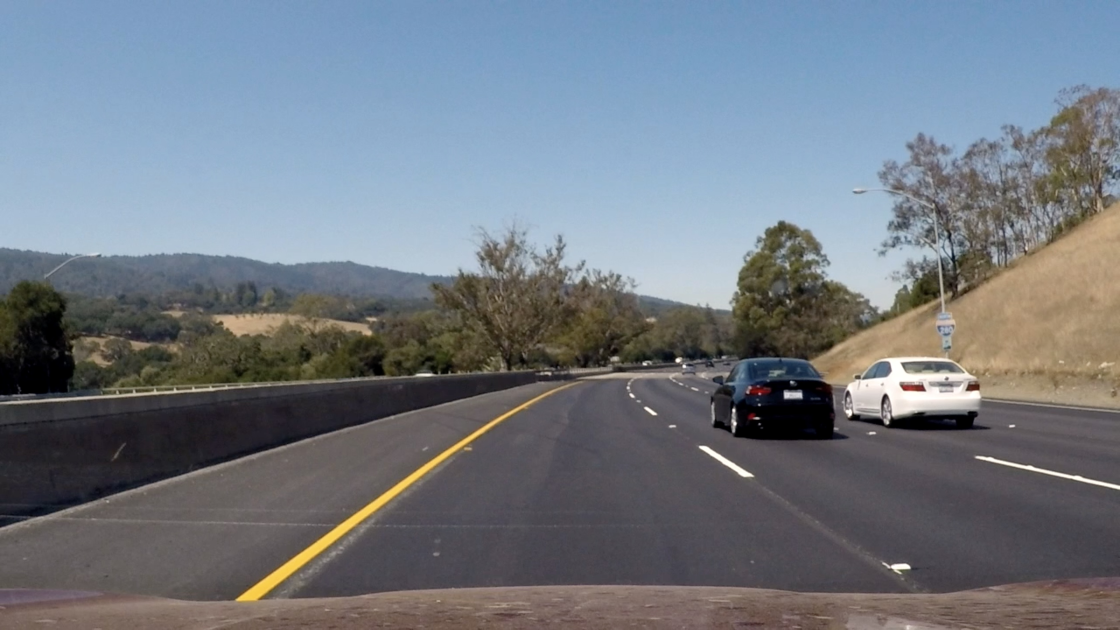
#> input picture test_images/challenge1.jpg, 3360 x 1888 px (shown at 1/3 size); its folder holds only this picture in this run
$ jupyter execute --allow-errors P1.ipynb   (shell and % lines are left out)
#> lines starting #> are read from the running program, lines starting #| are printed output that depends on the picture; after the words box and inside, x2 and y2 are one past the last pixel; in counts of white or black regions, pixels touching at a corner belong together
#> the sliders are set to img_n = 0
### helpers.py
import matplotlib.pyplot as plt
import matplotlib.image as mpimg
import numpy as np
import cv2
import math

def grayscale(img):
    """Applies the Grayscale transform
    This will return an image with only one color channel
    but NOTE: to see the returned image as grayscale
    (assuming your grayscaled image is called 'gray')
    you should call plt.imshow(gray, cmap='gray')"""
    return cv2.cvtColor(img, cv2.COLOR_RGB2GRAY)
    # Or use BGR2GRAY if you read an image with cv2.imread()
    # return cv2.cvtColor(img, cv2.COLOR_BGR2GRAY)

def canny(img, low_threshold, high_threshold):
    """Applies the Canny transform"""
    return cv2.Canny(img, low_threshold, high_threshold)

def gaussian_blur(img, kernel_size):
    """Applies a Gaussian Noise kernel"""
    return cv2.GaussianBlur(img, (kernel_size, kernel_size), 0)

def region_of_interest(img, vertices):
    """
    Applies an image mask.

    Only keeps the region of the image defined by the polygon
    formed from `vertices`. The rest of the image is set to black.
    `vertices` should be a numpy array of integer points.
    """
    #defining a blank mask to start with
    mask = np.zeros_like(img)

    #defining a 3 channel or 1 channel color to fill the mask with depending on the input image
    if len(img.shape) > 2:
        channel_count = img.shape[2]  # i.e. 3 or 4 depending on your image
        ignore_mask_color = (255,) * channel_count
    else:
        ignore_mask_color = 255

    #filling pixels inside the polygon defined by "vertices" with the fill color
    cv2.fillPoly(mask, vertices, ignore_mask_color)

    #returning the image only where mask pixels are nonzero
    masked_image = cv2.bitwise_and(img, mask)
    return masked_image


def draw_lines(img, lines, color=[255, 0, 0], thickness=2):
    """
    NOTE: this is the function you might want to use as a starting point once you want to
    average/extrapolate the line segments you detect to map out the full
    extent of the lane (going from the result shown in raw-lines-example.mp4
    to that shown in P1_example.mp4).

    Think about things like separating line segments by their
    slope ((y2-y1)/(x2-x1)) to decide which segments are part of the left
    line vs. the right line.  Then, you can average the position of each of
    the lines and extrapolate to the top and bottom of the lane.

    This function draws `lines` with `color` and `thickness`.
    Lines are drawn on the image inplace (mutates the image).
    If you want to make the lines semi-transparent, think about combining
    this function with the weighted_img() function below
    """
    for line in lines:
        for x1,y1,x2,y2 in line:
            cv2.line(img, (x1, y1), (x2, y2), color, thickness)


def hough_lines(img, rho, theta, threshold, min_line_len, max_line_gap):
    """
    `img` should be the output of a Canny transform.

    Returns an image with hough lines drawn.
    """
    lines = cv2.HoughLinesP(img, rho, theta, threshold, np.array([]), minLineLength=min_line_len, maxLineGap=max_line_gap)
    line_img = np.zeros((img.shape[0], img.shape[1], 3), dtype=np.uint8)
    draw_lines(line_img, lines)
    return line_img


# Python 3 has support for cool math symbols.

def weighted_img(img, initial_img, α=0.8, β=1., γ=0.):
    """
    `img` is the output of the hough_lines(), An image with lines drawn on it.
    Should be a blank image (all black) with lines drawn on it.

    `initial_img` should be the image before any processing.

    The result image is computed as follows:

    initial_img * α + img * β + γ
    NOTE: initial_img and img must be the same shape!
    """
    return cv2.addWeighted(initial_img, α, img, β, γ)

### P1.ipynb
# Self-Driving Car Engineer Nanodegree

## Project: **Finding Lane Lines on the Road**
***
In this project, you will use the tools you learned about in the lesson to identify lane lines on the road.  You can develop your pipeline on a series of individual images, and later apply the result to a video stream (really just a series of images). Check out the video clip "raw-lines-example.mp4" (also contained in this repository) to see what the output should look like after using the helper functions below.

Once you have a result that looks roughly like "raw-lines-example.mp4", you'll need to get creative and try to average and/or extrapolate the line segments you've detected to map out the full extent of the lane lines.  You can see an example of the result you're going for in the video "P1_example.mp4".  Ultimately, you would like to draw just one line for the left side of the lane, and one for the right.

In addition to implementing code, there is a brief writeup to complete. The writeup should be completed in a separate file, which can be either a markdown file or a pdf document. There is a [write up template](https://github.com/udacity/CarND-LaneLines-P1/blob/master/writeup_template.md) that can be used to guide the writing process. Completing both the code in the Ipython notebook and the writeup template will cover all of the [rubric points](https://review.udacity.com/#!/rubrics/322/view) for this project.

---
Let's have a look at our first image called 'test_images/solidWhiteRight.jpg'.  Run the 2 cells below (hit Shift-Enter or the "play" button above) to display the image.

**Note: If, at any point, you encounter frozen display windows or other confounding issues, you can always start again with a clean slate by going to the "Kernel" menu above and selecting "Restart & Clear Output".**

---

**The tools you have are color selection, region of interest selection, grayscaling, Gaussian smoothing, Canny Edge Detection and Hough Tranform line detection.  You  are also free to explore and try other techniques that were not presented in the lesson.  Your goal is piece together a pipeline to detect the line segments in the image, then average/extrapolate them and draw them onto the image for display (as below).  Once you have a working pipeline, try it out on the video stream below.**

---

<figure>

 <figcaption>
 <p></p>
 <p style="text-align: center;"> Your output should look something like this (above) after detecting line segments using the helper functions below </p>
 </figcaption>
</figure>
 <p></p>
<figure>

 <figcaption>
 <p></p>
 <p style="text-align: center;"> Your goal is to connect/average/extrapolate line segments to get output like this</p>
 </figcaption>
</figure>

**Run the cell below to import some packages.  If you get an `import error` for a package you've already installed, try changing your kernel (select the Kernel menu above --> Change Kernel).  Still have problems?  Try relaunching Jupyter Notebook from the terminal prompt.  Also, consult the forums for more troubleshooting tips.**

## Import Packages

[cell 1]
#importing some useful packages
import matplotlib.pyplot as plt
import matplotlib.image as mpimg
import numpy as np
import cv2
import math
from helpers import *

# Import jupyter widgets
from __future__ import print_function
from ipywidgets import interact, interactive, fixed, interact_manual
import ipywidgets as widgets

## Ideas for Lane Detection Pipeline

**Some OpenCV functions (beyond those introduced in the lesson) that might be useful for this project are:**

`cv2.inRange()` for color selection
`cv2.fillPoly()` for regions selection
`cv2.line()` to draw lines on an image given endpoints
`cv2.addWeighted()` to coadd / overlay two images
`cv2.cvtColor()` to grayscale or change color
`cv2.imwrite()` to output images to file
`cv2.bitwise_and()` to apply a mask to an image

**Check out the OpenCV documentation to learn about these and discover even more awesome functionality!**

## Test Images

Build your pipeline to work on the images in the directory "test_images"
**You should make sure your pipeline works well on these images before you try the videos.**

[cell 2]
import os
os.listdir("test_images/")

## Build a Lane Finding Pipeline

Build the pipeline and run your solution on all test_images. Make copies into the `test_images_output` directory, and you can use the images in your writeup report.

Try tuning the various parameters, especially the low and high Canny thresholds as well as the Hough lines parameters.

[cell 3]
# TODO: Build your pipeline that will draw lane lines on the test_images
# then save them to the test_images_output directory.

[cell 4]
# Function for image selection
def test_image(i):
#> called with i = 0
    return mpimg.imread('test_images/' + os.listdir("test_images/")[i])
#> returned value is the input picture: shape (1888, 3360, 3); mean R, G, B 114.3, 121.3, 130

[cell 5]
# Convert image to hsl space
def hls(image):
    return cv2.cvtColor(image, cv2.COLOR_RGB2HLS)

# Convert image to hsv space
def hsv(image):
    return cv2.cvtColor(image, cv2.COLOR_RGB2HSV)

[cell 6]
# Function for thresholding color in RGB space
def color_threshold(img, red, green, blue):
    color_select = np.copy(img)
    thresholds = (img[:,:,0] < red) | (img[:,:,1] < green) | (img[:,:,2] < blue)
    color_select[thresholds] = [0,0,0]
    return color_select

[cell 7]
# Binarize image
def binarize(img, threshold = 0):
    binary = np.copy(img)
    binary[binary > threshold] = 255
    return binary

#### Images in different color spaces

[cell 8]
@interact(img_n = (0, len(os.listdir("test_images/")) - 1, 1))
def colorspace_tune(img_n):
    img = test_image(img_n)

    f = plt.figure(figsize=(20, 4))
    sp = f.add_subplot(1, 3, 1)
    sp.imshow(hls(img))
    sp = f.add_subplot(1, 3, 2)
    sp.imshow(hsv(img))
    sp = f.add_subplot(1, 3, 3)
    sp.imshow(img)
#> the sliders are set to img_n = 0, h_low = 127, l_low = 127, s_low = 127, h_high = 127, l_high = 127, s_high = 127

Applying a mask on HLS space may be beneficial, since both the yellow and white lines are observed easily here.

#### Color selection (white): parameter tuning in HLS space

[cell 9]
@interact(img_n = (0, len(os.listdir("test_images/")) - 1, 1),
          h_low = (0, 255, 1),
          l_low = (0, 255, 1),
          s_low = (0, 255, 1),
          h_high = (0, 255, 1),
          l_high = (0, 255, 1),
          s_high = (0, 255, 1))
def hls_white_tune(img_n = 0, h_low = 0, l_low = 200, s_low = 0, h_high = 255, l_high = 255, s_high = 255):
#> called with img_n = 0, h_low = 127, l_low = 127, s_low = 127, h_high = 127, l_high = 127, s_high = 127
    img = test_image(img_n)

    converted = hls(img)
    lower = np.uint8([h_low, l_low, s_low])
    upper = np.uint8([h_high, l_high, s_high])
    mask = cv2.inRange(converted, lower, upper)

    plt.imshow(cv2.bitwise_and(img, img, mask = mask))
#> the sliders are set to img_n = 0, h_low = 127, l_low = 127, s_low = 127, h_high = 127, l_high = 127, s_high = 127

#### Color selection (yellow): parameter tuning in HLS space

[cell 10]
@interact(img_n = (0, len(os.listdir("test_images/")) - 1, 1),
          h_low = (0, 255, 1),
          l_low = (0, 255, 1),
          s_low = (0, 255, 1),
          h_high = (0, 255, 1),
          l_high = (0, 255, 1),
          s_high = (0, 255, 1))
def hls_yellow_tune(img_n = 0, h_low = 15, l_low = 0, s_low = 100, h_high = 35, l_high = 200, s_high = 255):
    img = test_image(img_n)
#> the sliders are set to img_n = 0, red = 127, green = 127, blue = 127

    converted = hls(img)
    lower = np.uint8([h_low, l_low, s_low])
    upper = np.uint8([h_high, l_high, s_high])
    mask = cv2.inRange(converted, lower, upper)

    plt.imshow(cv2.bitwise_and(img, img, mask = mask))

#### Color selection: parameter tuning in RGB space

[cell 11]
@interact(img_n = (0, len(os.listdir("test_images/")) - 1, 1),
          red = (0, 255, 1),
          green = (0, 255, 1),
          blue = (0, 255, 1))
def color_tune(img_n = 0, red = 224, green = 136, blue = 0):
    img = test_image(img_n)

    f = plt.figure(figsize=(20, 4))
    sp = f.add_subplot(1, 2, 1)
    sp.imshow(color_threshold(img, red, green, blue))
#> in color_threshold, `thresholds = (img[:,:,0] < red) | (img[:,:,1] < green) | (img[:,:,2] <..`:
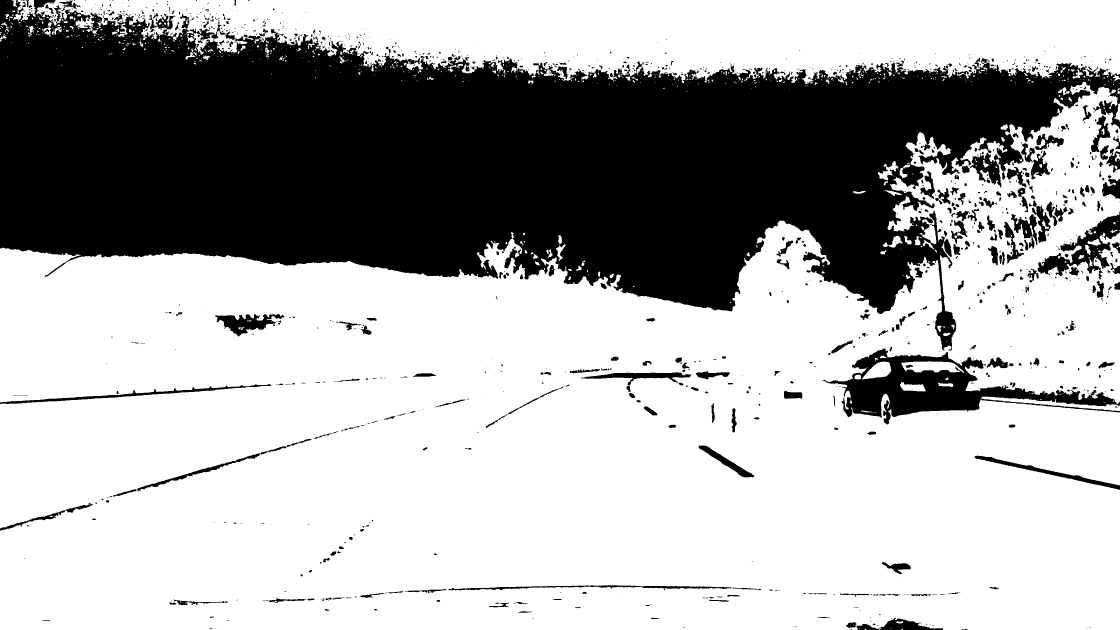
#> thresholds: shape (1888, 3360) bool (shown at 1/3 size); 67.2% white; 1467 black regions (958 under 20 px), largest, box (x1, y1, x2, y2) and area: (0, 0, 3360, 1053) 1875188, (2466, 1046, 3360, 1273) 66539, (3113, 634, 3360, 839) 15444
    sp = f.add_subplot(1, 2, 2)
    sp.imshow(img)
#> the sliders are set to img_n = 0, kernel_size = 15, low_threshold = 127, high_threshold = 127

[cell 12]
red = 224
green = 136
blue = 0

#### Canny: parameter tuning

[cell 13]
@interact(img_n = (0, len(os.listdir("test_images/")) - 1, 1),
          kernel_size = (1, 30, 2),
          low_threshold = (0, 255, 1),
          high_threshold = (0, 255, 1))
def canny_tune(img_n = 0, kernel_size = 3, low_threshold = 50, high_threshold = 150):
    img = test_image(img_n)

    f = plt.figure(figsize=(20, 4))
    sp = f.add_subplot(1, 2, 1)
    sp.imshow(canny(gaussian_blur(binarize(grayscale(color_threshold(img, red, green, blue))), kernel_size), low_threshold, high_threshold), cmap='gray')
    sp = f.add_subplot(1, 2, 2)
    sp.imshow(gaussian_blur(binarize(grayscale(color_threshold(img, red, green, blue))), kernel_size), cmap='gray')
#> the sliders are set to img_n = 0, center_base = 0.0, center_top = 50.0, top = 0.5, width_base = 0.5, width_top = 0.5

[cell 14]
kernel_size = 7
low_threshold = 50
high_threshold = 150

#### ROI: parameter tuning

[cell 15]
@interact(img_n = (0, len(os.listdir("test_images/")) - 1, 1),
          center_base = (-0.5, 0.5, 0.01),
          center_top = (0, 100, 0.1),
          top = (0, 1.0, 0.01),
          width_base = (0, 1.0, 0.01),
          width_top = (0, 1.0, 0.01))
def roi_tuning(img_n = 0, center_base = 0.02, center_top = 0.5, top = 0.62, width_base = 0.84, width_top = 0.12):
    # Extract image data
#> called with img_n = 0, center_base = 0, center_top = 50, top = 0.5, width_base = 0.5, width_top = 0.5
    img = test_image(img_n)
    width = img.shape[1]
    height = img.shape[0]

    # Create vertices array
    vertices = np.array([[(width / 2 + center_base * width - (width_base * width) / 2, height),
                          (center_top  * width - (width_top * width)  / 2, height * top),
                          (center_top  * width + (width_top * width)  / 2, height * top),
                          (width / 2 + center_base * width + (width_base * width) / 2, height)]], dtype=np.int32)

    f = plt.figure(figsize=(20, 4))
    sp = f.add_subplot(1, 2, 1)
    sp.imshow(region_of_interest(canny(gaussian_blur(grayscale(color_threshold(img, red, green, blue)), kernel_size), low_threshold, high_threshold), vertices), cmap='gray')
    sp = f.add_subplot(1, 2, 2)
    sp.imshow(region_of_interest(img, vertices))
#> the sliders are set to img_n = 0, rho = 50, theta = 90, threshold = 50, min_line_len = 100, max_line_gap = 100

[cell 16]
center_base = 0.02
center_top = 0.5
top = 0.62
width_base = 0.84
width_top = 0.12

#### Hough transform: parameter tuning

#> (a cell that did not finish here is left out)

#> in region_of_interest (call 3), `cv2.fillPoly(mask, vertices, ignore_mask_color)`:
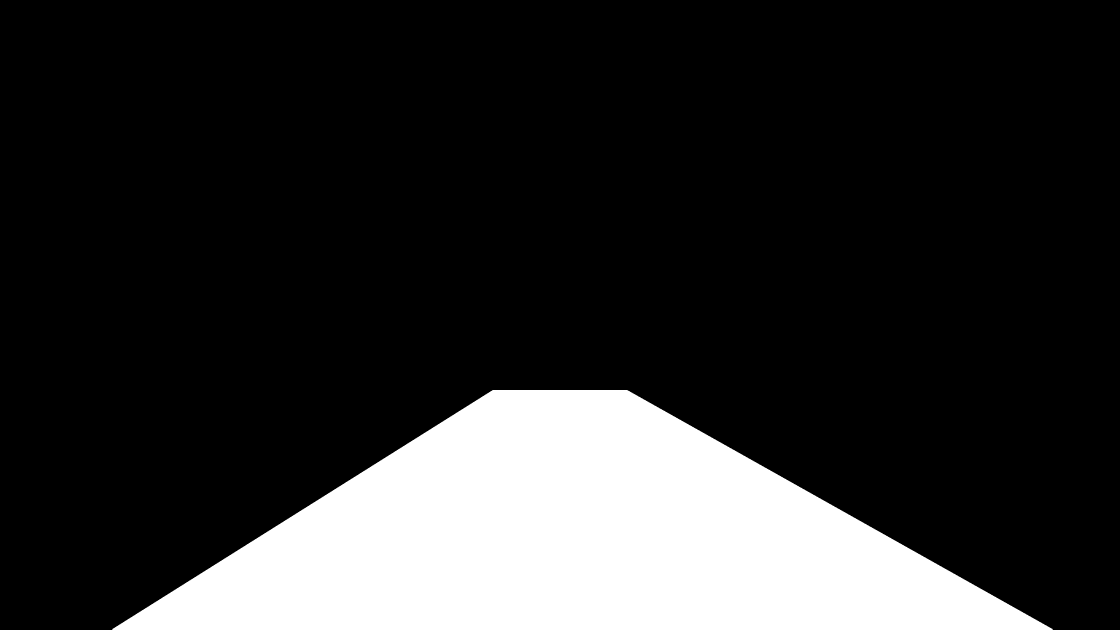
#> mask: shape (1888, 3360) (shown at 1/3 size); 18.3% white; 1 white region, box (x1, y1, x2, y2) and area: (337, 1170, 3158, 1888) 1158267
#> in region_of_interest (call 3), `masked_image = cv2.bitwise_and(img, mask)`:
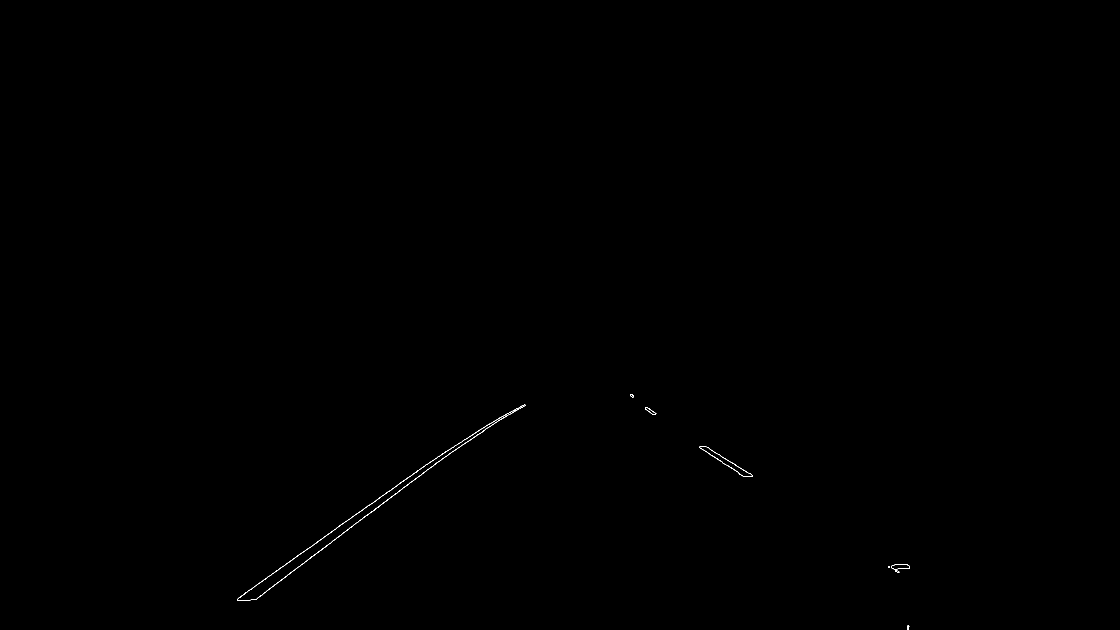
#> masked_image: shape (1888, 3360) (shown at 1/3 size); 0.06% white in thin lines or dots, all inside (x1, y1, x2, y2) = (711, 1182, 2730, 1888)
    sp = f.add_subplot(1, 2, 1)
    sp.imshow(hough_lines(img, rho, theta * np.pi/180, threshold, min_line_len, max_line_gap), cmap='gray')
#> in hough_lines, `lines = cv2.HoughLinesP(img, rho, theta, threshold, np.array([]), minL..`: lines = None
    sp = f.add_subplot(1, 2, 2)
    sp.imshow(img, cmap='gray')

[cell 18]
rho = 2
theta = 1
threshold = 20
min_line_len = 30
max_line_gap = 200

#### Pipeline

[cell 19]
# Read image
image = test_image(0)
f = plt.figure(figsize=(20, 30))
sp = f.add_subplot(9, 1, 1)
sp.imshow(image)

# Threshold color
color = color_threshold(image, red, green, blue)
sp = f.add_subplot(9, 1, 2)
sp.imshow(color)

# Turn into grayscale
gray = grayscale(color)
sp = f.add_subplot(9, 1, 3)
sp.imshow(gray, cmap="gray")

# Binarize image
binary = binarize(gray)
sp = f.add_subplot(9, 1, 4)
sp.imshow(gray, cmap="gray")

# Apply gaussian filter
gaus = gaussian_blur(binary, kernel_size)
sp = f.add_subplot(9, 1, 5)
sp.imshow(gaus, cmap="gray")

# Apply Canny edge detector
edge = canny(gaus, low_threshold, high_threshold)
sp = f.add_subplot(9, 1, 6)
sp.imshow(edge, cmap="gray")

# Select region of interest
width = image.shape[1]
height = image.shape[0]

# Create vertices array
vertices = np.array([[(width / 2 + center_base * width - (width_base * width) / 2, height),
                      (center_top  * width - (width_top * width)  / 2, height * top),
                      (center_top  * width + (width_top * width)  / 2, height * top),
                      (width / 2 + center_base * width + (width_base * width) / 2, height)]], dtype=np.int32)

roi = region_of_interest(edge, vertices)
sp = f.add_subplot(9, 1, 7)
sp.imshow(roi, cmap="gray")

# Get Hough lines
hough = hough_lines(roi, rho, theta * np.pi/180, threshold, min_line_len, max_line_gap)
#> in hough_lines (call 2), `lines = cv2.HoughLinesP(img, rho, theta, threshold, np.array([]), minL..`: lines = 38 rows, first 6: [1308, 1389, 1551, 1225], [765, 1799, 1458, 1277], [978, 1606, 1339, 1353], [723, 1788, 943, 1633], [1935, 1226, 2258, 1427], [2132, 1365, 2234, 1429]
#> the loop in draw_lines (call 2), `for line in lines:` made 38 passes
sp = f.add_subplot(9, 1, 8)
sp.imshow(hough, cmap="gray")

# Compute weighted image
weight = weighted_img(hough, image)
#> in weighted_img, `return cv2.addWeighted(initial_img, α, img, β, γ)`:
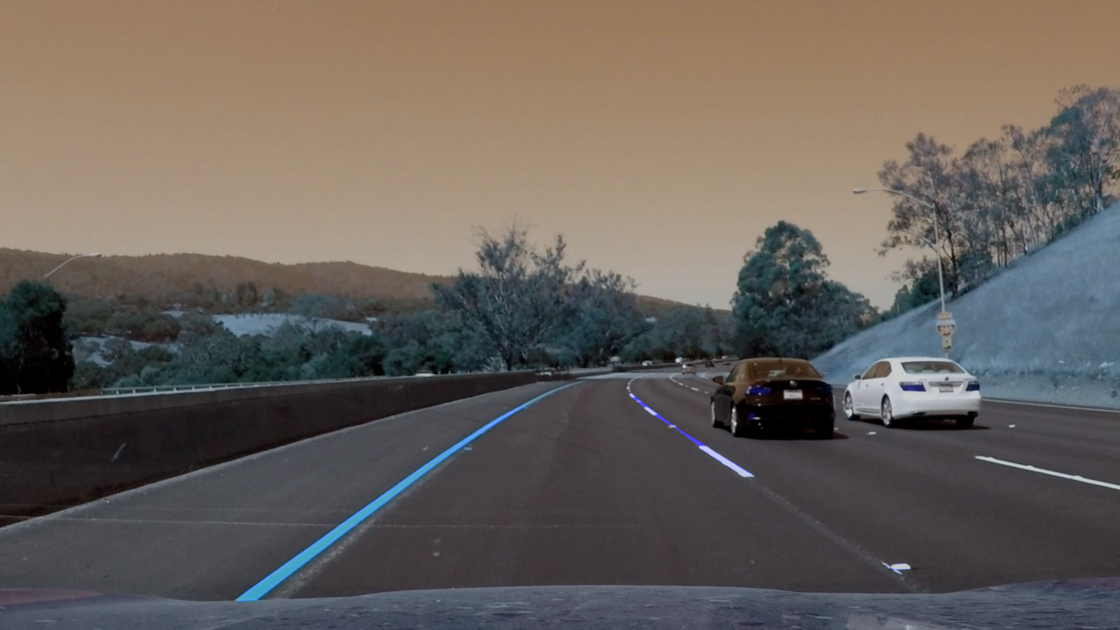
#> returned value: shape (1888, 3360, 3) (shown at 1/3 size); mean of channels 0, 1, 2 91.6, 97, 104; drawn as B, G, R
sp = f.add_subplot(9, 1, 9)
sp.imshow(weight)
